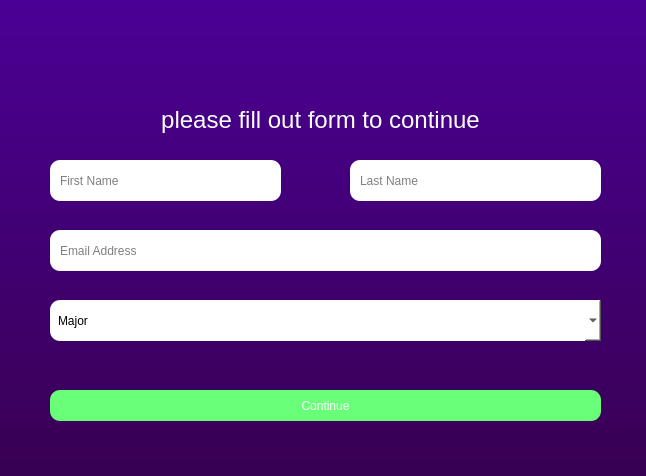
<?xml version="1.0" encoding="UTF-8"?>
<ui version="4.0">
 <class>Stinder_Login</class>
 <widget class="QDialog" name="Stinder_Login">
  <property name="geometry">
   <rect>
    <x>0</x>
    <y>0</y>
    <width>646</width>
    <height>476</height>
   </rect>
  </property>
  <property name="windowTitle">
   <string>Stinder</string>
  </property>
  <property name="styleSheet">
   <string notr="true">background-color:qlineargradient(spread:pad, x1:1, y1:1, x2:1, y2:0, stop:0 rgba(56, 0, 83, 255), stop:1 rgba(75, 0, 149, 255))</string>
  </property>
  <widget class="QStackedWidget" name="loginPages">
   <property name="geometry">
    <rect>
     <x>0</x>
     <y>0</y>
     <width>651</width>
     <height>473</height>
    </rect>
   </property>
   <property name="styleSheet">
    <string notr="true">background-color:qlineargradient(spread:pad, x1:1, y1:1, x2:1, y2:0, stop:0 rgba(56, 0, 83, 255), stop:1 rgba(75, 0, 149, 255))</string>
   </property>
   <property name="frameShape">
    <enum>QFrame::NoFrame</enum>
   </property>
   <property name="currentIndex">
    <number>0</number>
   </property>
   <widget class="QWidget" name="BasicPage">
    <widget class="QLabel" name="StinderLogo">
     <property name="geometry">
      <rect>
       <x>110</x>
       <y>-40</y>
       <width>411</width>
       <height>201</height>
      </rect>
     </property>
     <property name="styleSheet">
      <string notr="true">background-color: transparent;</string>
     </property>
     <property name="text">
      <string/>
     </property>
     <property name="pixmap">
      <pixmap resource="../resources/stinder_images.qrc">:/logo/images/stinder_logo.png</pixmap>
     </property>
     <property name="scaledContents">
      <bool>true</bool>
     </property>
    </widget>
    <widget class="QLabel" name="InstructLabel">
     <property name="geometry">
      <rect>
       <x>150</x>
       <y>100</y>
       <width>341</width>
       <height>41</height>
      </rect>
     </property>
     <property name="styleSheet">
      <string notr="true">background-color: transparent;
color: white;
font: 700 24pt &quot;Nexa Bold&quot;;</string>
     </property>
     <property name="text">
      <string>&lt;html&gt;&lt;head/&gt;&lt;body&gt;&lt;p align=&quot;center&quot;&gt;&lt;span style=&quot; font-size:18pt;&quot;&gt;please fill out form to continue&lt;/span&gt;&lt;/p&gt;&lt;/body&gt;&lt;/html&gt;</string>
     </property>
    </widget>
    <widget class="QLineEdit" name="FirstNameInput">
     <property name="geometry">
      <rect>
       <x>50</x>
       <y>160</y>
       <width>231</width>
       <height>41</height>
      </rect>
     </property>
     <property name="styleSheet">
      <string notr="true">background-color: white;
border-radius: 10px;
font: 300 13pt &quot;Nexa Text Demo&quot;;
padding: 0 8px;</string>
     </property>
     <property name="placeholderText">
      <string>First Name</string>
     </property>
    </widget>
    <widget class="QLineEdit" name="LastNameTb">
     <property name="geometry">
      <rect>
       <x>350</x>
       <y>160</y>
       <width>251</width>
       <height>41</height>
      </rect>
     </property>
     <property name="styleSheet">
      <string notr="true">background-color: white;
border-radius: 10px;
font: 300 13pt &quot;Nexa Text Demo&quot;;
padding: 0 8px;</string>
     </property>
     <property name="placeholderText">
      <string>Last Name</string>
     </property>
    </widget>
    <widget class="QLineEdit" name="EmailInput">
     <property name="geometry">
      <rect>
       <x>50</x>
       <y>230</y>
       <width>551</width>
       <height>41</height>
      </rect>
     </property>
     <property name="styleSheet">
      <string notr="true">background-color: white;
border-radius: 10px;
font: 300 13pt &quot;Nexa Text Demo&quot;;
padding: 0 8px;</string>
     </property>
     <property name="placeholderText">
      <string>Email Address</string>
     </property>
    </widget>
    <widget class="QComboBox" name="MajorInput">
     <property name="geometry">
      <rect>
       <x>50</x>
       <y>300</y>
       <width>551</width>
       <height>41</height>
      </rect>
     </property>
     <property name="styleSheet">
      <string notr="true">background-color: white;
border-radius: 10px;
font: 300 13pt &quot;Nexa Text Demo&quot;;
padding: 0 8px;
color: black;</string>
     </property>
     <property name="editable">
      <bool>false</bool>
     </property>
     <property name="placeholderText">
      <string>Major</string>
     </property>
     <item>
      <property name="text">
       <string>Accounting</string>
      </property>
     </item>
     <item>
      <property name="text">
       <string>Aerospace Engineering</string>
      </property>
     </item>
     <item>
      <property name="text">
       <string>Anthropology</string>
      </property>
     </item>
     <item>
      <property name="text">
       <string>Biology</string>
      </property>
     </item>
     <item>
      <property name="text">
       <string>Botany</string>
      </property>
     </item>
     <item>
      <property name="text">
       <string>Chemistry</string>
      </property>
     </item>
     <item>
      <property name="text">
       <string>Computer Science</string>
      </property>
     </item>
     <item>
      <property name="text">
       <string>Data Science</string>
      </property>
     </item>
     <item>
      <property name="text">
       <string>Economics</string>
      </property>
     </item>
     <item>
      <property name="text">
       <string>Education</string>
      </property>
     </item>
     <item>
      <property name="text">
       <string>Finance</string>
      </property>
     </item>
     <item>
      <property name="text">
       <string>Geography</string>
      </property>
     </item>
     <item>
      <property name="text">
       <string>History</string>
      </property>
     </item>
     <item>
      <property name="text">
       <string>Information Systems</string>
      </property>
     </item>
     <item>
      <property name="text">
       <string>Journalism</string>
      </property>
     </item>
     <item>
      <property name="text">
       <string>Marketing</string>
      </property>
     </item>
     <item>
      <property name="text">
       <string>Nuclear Engineering</string>
      </property>
     </item>
     <item>
      <property name="text">
       <string>Physics</string>
      </property>
     </item>
     <item>
      <property name="text">
       <string>Religion</string>
      </property>
     </item>
     <item>
      <property name="text">
       <string>Sociology</string>
      </property>
     </item>
     <item>
      <property name="text">
       <string>Theatre</string>
      </property>
     </item>
    </widget>
    <widget class="QPushButton" name="ContinueBtn">
     <property name="geometry">
      <rect>
       <x>50</x>
       <y>390</y>
       <width>551</width>
       <height>31</height>
      </rect>
     </property>
     <property name="styleSheet">
      <string notr="true">background-color: rgb(106,255,121);
border-radius: 10px;
font: 700 13pt &quot;Nexa Bold&quot;;
color: white;</string>
     </property>
     <property name="text">
      <string>Continue</string>
     </property>
    </widget>
    <widget class="QLabel" name="errorLabel">
     <property name="geometry">
      <rect>
       <x>60</x>
       <y>347</y>
       <width>491</width>
       <height>16</height>
      </rect>
     </property>
     <property name="styleSheet">
      <string notr="true">background-color: transparent;
color: red;</string>
     </property>
     <property name="text">
      <string/>
     </property>
    </widget>
   </widget>
   <widget class="QWidget" name="DetailPage">
    <widget class="QLabel" name="StinderLogo_2">
     <property name="geometry">
      <rect>
       <x>110</x>
       <y>-40</y>
       <width>411</width>
       <height>201</height>
      </rect>
     </property>
     <property name="styleSheet">
      <string notr="true">background-color: transparent;</string>
     </property>
     <property name="text">
      <string/>
     </property>
     <property name="pixmap">
      <pixmap resource="../resources/stinder_images.qrc">:/logo/images/stinder_logo.png</pixmap>
     </property>
     <property name="scaledContents">
      <bool>true</bool>
     </property>
    </widget>
    <widget class="QComboBox" name="YearInput">
     <property name="geometry">
      <rect>
       <x>30</x>
       <y>160</y>
       <width>271</width>
       <height>41</height>
      </rect>
     </property>
     <property name="styleSheet">
      <string notr="true">background-color: white;
border-radius: 10px;
font: 300 13pt &quot;Nexa Text Demo&quot;;
padding: 0 8px;
color:black;
border: 0px;</string>
     </property>
     <property name="editable">
      <bool>false</bool>
     </property>
     <property name="placeholderText">
      <string>Year</string>
     </property>
     <item>
      <property name="text">
       <string>Freshman</string>
      </property>
     </item>
     <item>
      <property name="text">
       <string>Sophomore</string>
      </property>
     </item>
     <item>
      <property name="text">
       <string>Junior</string>
      </property>
     </item>
     <item>
      <property name="text">
       <string>Senior</string>
      </property>
     </item>
    </widget>
    <widget class="QComboBox" name="MethodInput">
     <property name="geometry">
      <rect>
       <x>30</x>
       <y>250</y>
       <width>271</width>
       <height>41</height>
      </rect>
     </property>
     <property name="styleSheet">
      <string notr="true">background-color: white;
border-radius: 10px;
font: 300 13pt &quot;Nexa Text Demo&quot;;
padding: 0 8px;
color:black;
border: 0px;</string>
     </property>
     <property name="editable">
      <bool>false</bool>
     </property>
     <property name="placeholderText">
      <string>Study Method</string>
     </property>
     <item>
      <property name="text">
       <string>Flashcards</string>
      </property>
     </item>
     <item>
      <property name="text">
       <string>Reading through your textbook</string>
      </property>
     </item>
     <item>
      <property name="text">
       <string>Doing practice problems</string>
      </property>
     </item>
     <item>
      <property name="text">
       <string>Reviewing your own notes</string>
      </property>
     </item>
    </widget>
    <widget class="QLabel" name="YearLabel">
     <property name="geometry">
      <rect>
       <x>30</x>
       <y>130</y>
       <width>131</width>
       <height>16</height>
      </rect>
     </property>
     <property name="styleSheet">
      <string notr="true">background-color:transparent;
color:white;</string>
     </property>
     <property name="text">
      <string>Student Classification</string>
     </property>
    </widget>
    <widget class="QLabel" name="MethodLabel">
     <property name="geometry">
      <rect>
       <x>30</x>
       <y>220</y>
       <width>231</width>
       <height>16</height>
      </rect>
     </property>
     <property name="styleSheet">
      <string notr="true">background-color:transparent;
color:white;</string>
     </property>
     <property name="text">
      <string>What's your preferred study method?</string>
     </property>
    </widget>
    <widget class="QComboBox" name="LocInput">
     <property name="geometry">
      <rect>
       <x>30</x>
       <y>340</y>
       <width>271</width>
       <height>41</height>
      </rect>
     </property>
     <property name="styleSheet">
      <string notr="true">background-color: white;
border-radius: 10px;
font: 300 13pt &quot;Nexa Text Demo&quot;;
padding: 0 8px;
color:black;
border: 0px;</string>
     </property>
     <property name="editable">
      <bool>false</bool>
     </property>
     <property name="placeholderText">
      <string>Study Location</string>
     </property>
     <item>
      <property name="text">
       <string>Library</string>
      </property>
     </item>
     <item>
      <property name="text">
       <string>Place of residence</string>
      </property>
     </item>
     <item>
      <property name="text">
       <string>Outdoor park</string>
      </property>
     </item>
     <item>
      <property name="text">
       <string>Coffee shop</string>
      </property>
     </item>
    </widget>
    <widget class="QLabel" name="LocLabel">
     <property name="geometry">
      <rect>
       <x>30</x>
       <y>310</y>
       <width>231</width>
       <height>16</height>
      </rect>
     </property>
     <property name="styleSheet">
      <string notr="true">background-color:transparent;
color:white;</string>
     </property>
     <property name="text">
      <string>Where do you like to study?</string>
     </property>
    </widget>
    <widget class="QComboBox" name="JobInput">
     <property name="geometry">
      <rect>
       <x>350</x>
       <y>160</y>
       <width>261</width>
       <height>41</height>
      </rect>
     </property>
     <property name="styleSheet">
      <string notr="true">background-color: white;
border-radius: 10px;
font: 300 13pt &quot;Nexa Text Demo&quot;;
padding: 0 8px;
color:black;
border: 0px;</string>
     </property>
     <property name="editable">
      <bool>false</bool>
     </property>
     <property name="iconSize">
      <size>
       <width>0</width>
       <height>0</height>
      </size>
     </property>
     <property name="placeholderText">
      <string>Choose</string>
     </property>
     <item>
      <property name="text">
       <string>Yes</string>
      </property>
     </item>
     <item>
      <property name="text">
       <string>No</string>
      </property>
     </item>
    </widget>
    <widget class="QLabel" name="JobLabel">
     <property name="geometry">
      <rect>
       <x>350</x>
       <y>130</y>
       <width>171</width>
       <height>16</height>
      </rect>
     </property>
     <property name="styleSheet">
      <string notr="true">background-color:transparent;
color:white;</string>
     </property>
     <property name="text">
      <string>Are you currently employed?</string>
     </property>
    </widget>
    <widget class="QComboBox" name="TimeInput">
     <property name="geometry">
      <rect>
       <x>350</x>
       <y>250</y>
       <width>261</width>
       <height>41</height>
      </rect>
     </property>
     <property name="styleSheet">
      <string notr="true">background-color: white;
border-radius: 10px;
font: 300 13pt &quot;Nexa Text Demo&quot;;
padding: 0 8px;
color:black;
border: 0px;</string>
     </property>
     <property name="editable">
      <bool>false</bool>
     </property>
     <property name="iconSize">
      <size>
       <width>0</width>
       <height>0</height>
      </size>
     </property>
     <property name="placeholderText">
      <string>Choose</string>
     </property>
     <item>
      <property name="text">
       <string>Monday</string>
      </property>
     </item>
     <item>
      <property name="text">
       <string>Tuesday</string>
      </property>
     </item>
     <item>
      <property name="text">
       <string>Wednesday</string>
      </property>
     </item>
     <item>
      <property name="text">
       <string>Thursday</string>
      </property>
     </item>
     <item>
      <property name="text">
       <string>Friday</string>
      </property>
     </item>
     <item>
      <property name="text">
       <string>Saturday</string>
      </property>
     </item>
     <item>
      <property name="text">
       <string>Sunday</string>
      </property>
     </item>
    </widget>
    <widget class="QLabel" name="TimeLabel">
     <property name="geometry">
      <rect>
       <x>350</x>
       <y>220</y>
       <width>251</width>
       <height>16</height>
      </rect>
     </property>
     <property name="styleSheet">
      <string notr="true">background-color:transparent;
color:white;</string>
     </property>
     <property name="text">
      <string>What time of day do you prefer to study?</string>
     </property>
    </widget>
    <widget class="QLabel" name="StudyHistLabel">
     <property name="geometry">
      <rect>
       <x>350</x>
       <y>310</y>
       <width>261</width>
       <height>16</height>
      </rect>
     </property>
     <property name="styleSheet">
      <string notr="true">background-color:transparent;
color:white;</string>
     </property>
     <property name="text">
      <string>Have you studied with other people before?</string>
     </property>
    </widget>
    <widget class="QComboBox" name="StudyHistInput">
     <property name="geometry">
      <rect>
       <x>350</x>
       <y>340</y>
       <width>261</width>
       <height>41</height>
      </rect>
     </property>
     <property name="styleSheet">
      <string notr="true">background-color: white;
border-radius: 10px;
font: 300 13pt &quot;Nexa Text Demo&quot;;
padding: 0 8px;
color:black;
border: 0px;</string>
     </property>
     <property name="editable">
      <bool>false</bool>
     </property>
     <property name="iconSize">
      <size>
       <width>0</width>
       <height>0</height>
      </size>
     </property>
     <property name="placeholderText">
      <string>Choose</string>
     </property>
     <item>
      <property name="text">
       <string>Yes</string>
      </property>
     </item>
     <item>
      <property name="text">
       <string>No</string>
      </property>
     </item>
    </widget>
    <widget class="QPushButton" name="ContinueBtnP2">
     <property name="geometry">
      <rect>
       <x>40</x>
       <y>420</y>
       <width>561</width>
       <height>31</height>
      </rect>
     </property>
     <property name="styleSheet">
      <string notr="true">background-color: rgb(106,255,121);
border-radius: 10px;
font: 700 13pt &quot;Nexa Bold&quot;;
color: white;</string>
     </property>
     <property name="text">
      <string>Continue</string>
     </property>
    </widget>
    <widget class="QLabel" name="errorLabelP2">
     <property name="geometry">
      <rect>
       <x>30</x>
       <y>390</y>
       <width>491</width>
       <height>16</height>
      </rect>
     </property>
     <property name="styleSheet">
      <string notr="true">background-color: transparent;
color: red;</string>
     </property>
     <property name="text">
      <string/>
     </property>
    </widget>
   </widget>
  </widget>
 </widget>
 <resources>
  <include location="../resources/stinder_images.qrc"/>
 </resources>
 <connections/>
</ui>
